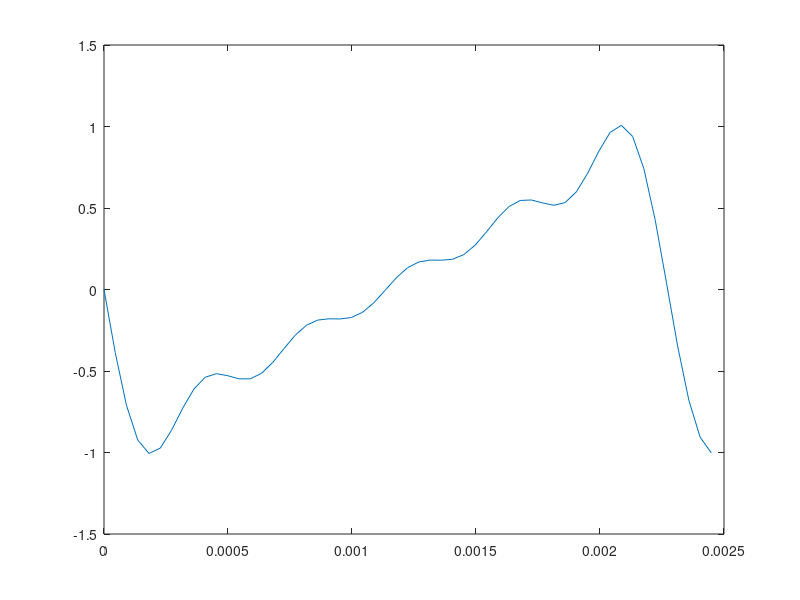

Recreate this plot in MATLAB.
%
% Codificação de Informação Multimedia
% Trabalho 2 - Exercicio 1
%

Fs = 22050; % Sampling frequency
A = 5000; % Wave amplitude coefficient
wave_freq = 440; % Wave fundamental frequency
K = 5; % Number of fourier coefficients

n = 0:(1/Fs):1; % Synthesize only one second
x = zeros(size(n));

for k = 1:K
    x = x - 2*A/(pi*k)*sin(2*pi*k*wave_freq.*n);
end

x = x./A; % Normalize volume

% Plot one-ish period
figure(1); plot(n(1:(1.1*Fs/wave_freq)), x((1:(1.1*Fs/wave_freq))))

sound(x, Fs)